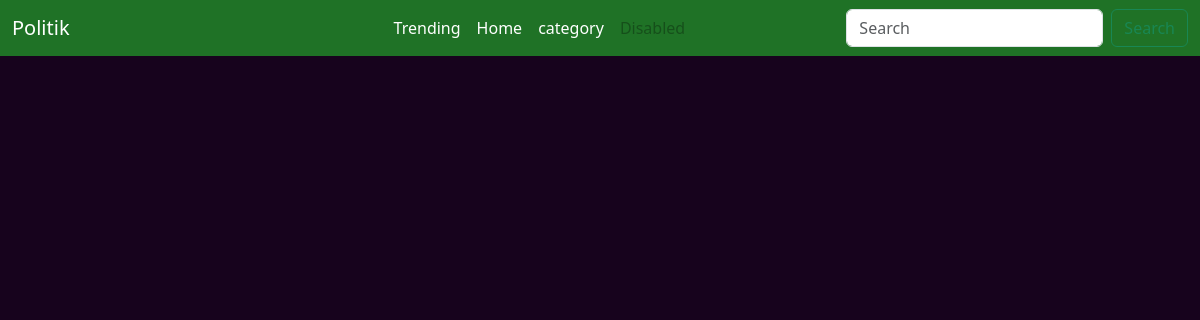
/politik/, run on an earlier commit of the app's database.
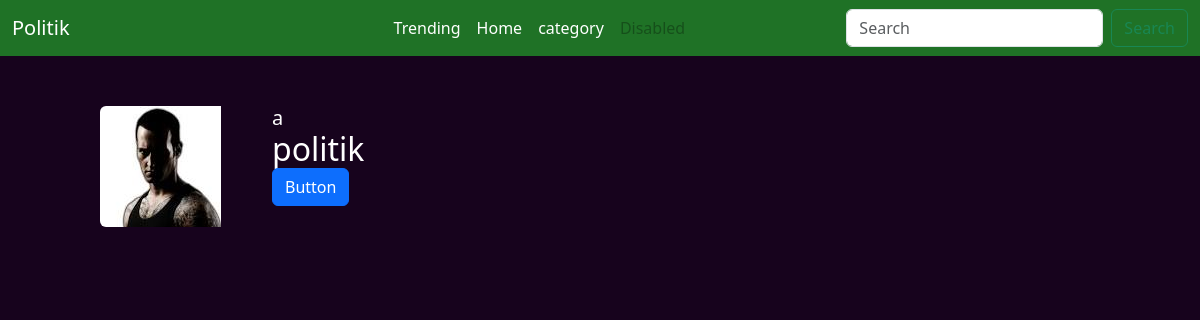
And on a later commit of the database.
### core/models.py (models this page shows)
class berita(models.Model):
    STATUS = ('publish', 'publish'),('draft','draft')
    judul = models.CharField(max_length = 225)
    deskripsi = models.CharField(max_length = 225, null=True)
    isi = models.CharField(max_length = 9999)
    kategori = models.ForeignKey(kategori ,on_delete=models.CASCADE)
    kategoriid = models.IntegerField(null=True, blank=True)
    gambar = models.ImageField(upload_to='media', height_field=None, max_length=100)
    penulis = models.CharField(max_length=225)
    status = models.CharField(choices=STATUS, max_length=255,null=True, blank=True)

class kategori(models.Model):
    namakategori = models.CharField(max_length=225)
    def __str__(self):
        return self.namakategori

### codexnews/views.py (the view)
# urls.py: path('politik/' , views.politik, name='politik'),
def politik(request):
    berita = models.berita.objects.filter(status='publish')
    kategori = models.kategori.objects.all()
    kategoriid = 2
    if kategoriid :
        berita = models.berita.objects.filter(kategoriid = kategoriid)
    else :
        berita = models.berita.objects.filter(status='publish')
    context = {'berita': berita, 'kategori' : kategori}
    return render(request, 'menu/politik.html', context)

### codexnews/templates/menu/politik.html (shortened to what this page needs)
<!DOCTYPE html>
<html lang="en">
<head>
    <link href="https://cdn.jsdelivr.net/npm/bootstrap@5.3.2/dist/css/bootstrap.min.css" rel="stylesheet">
    {% block htmlhead %}
    {% load static %}
    <link rel="stylesheet" href="{% static 'index.css' %}">
    {% endblock htmlhead %}
</head>
<body style="background-color: rgb(23, 3, 29);">
    {% block content %}
    <nav class="navbar navbar-expand-lg"  style="background-color: #1f7226;">
        <div class="container-fluid">
          <a class="navbar-brand" href="#" style="color: white;">Politik</a>
          <div class="collapse navbar-collapse" id="navbarSupportedContent" style="margin-left: 300px;">
            <ul class="navbar-nav me-auto mb-2 mb-lg-0">
              <li class="nav-item">
                <a class="nav-link active" aria-current="page" href='/trading' style="color: white;">Trending</a>
              </li>
              <li class="nav-item">
                <a class="nav-link" href="/index"style="color: white;">Home</a>
              </li>
              <li class="nav-item">
                <a class="nav-link" href="/category"style="color: white;">category</a>
              </li>
              <li class="nav-item">
                <a class="nav-link disabled" aria-disabled="true">Disabled</a>
              </li>
            </ul>
            <form class="d-flex" role="search">
              <input class="form-control me-2" type="search" placeholder="Search" aria-label="Search">
              <button class="btn btn-outline-success" type="submit">Search</button>
            </form>
          </div>
        </div>
      </nav>
      <div class="row">
        {% for berita in berita %}
          <div style="max-width: 540px; margin-left: 100px; margin-top: 50px;">
              <div class="row g-0">
                <div class="col-md-4">
                  <img src="{{berita.gambar.url}}" class="img-fluid rounded-start" alt="...">
                </div>
                <div class="col-md-8">
                  <div class="card-body">
                    <h5 style="color: white;" class="card-title">{{berita.judul}}</h5>
                    <h2 style="color: white;" class="card-title">{{berita.kategori}}</h2>
                    <a class="btn btn-primary" href="{% url 'mu' berita.id %}">Button</a>
                  </div>
                </div>
              </div>
            </div>
            {% endfor %}
          </div>
      {% endblock content %}
</body>
</html>

What changed in the data, as far as the page shows it:
added berita: gambar (picture), judul "a", kategori "politik"
